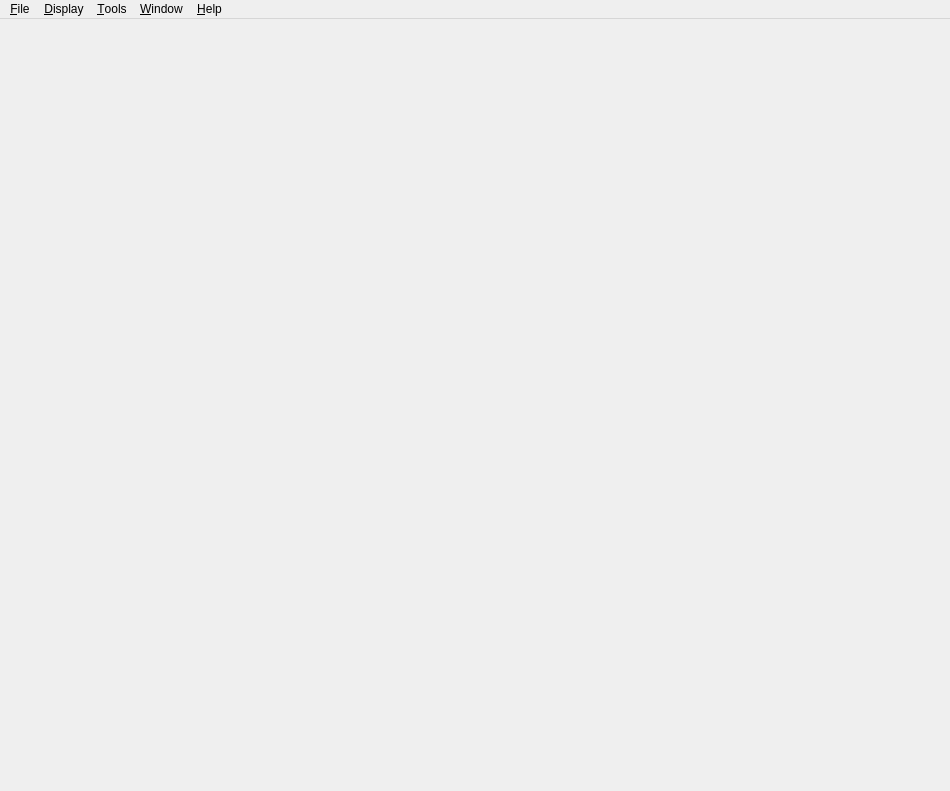
<?xml version="1.0" encoding="UTF-8"?>
<ui version="4.0">
 <class>Mayo::MainWindow</class>
 <widget class="QMainWindow" name="Mayo::MainWindow">
  <property name="geometry">
   <rect>
    <x>0</x>
    <y>0</y>
    <width>950</width>
    <height>791</height>
   </rect>
  </property>
  <property name="windowTitle">
   <string>Mayo</string>
  </property>
  <widget class="QWidget" name="centralWidget">
   <layout class="QVBoxLayout" name="verticalLayout_4">
    <property name="spacing">
     <number>0</number>
    </property>
    <property name="leftMargin">
     <number>0</number>
    </property>
    <property name="topMargin">
     <number>0</number>
    </property>
    <property name="rightMargin">
     <number>0</number>
    </property>
    <property name="bottomMargin">
     <number>0</number>
    </property>
    <item>
     <widget class="QStackedWidget" name="stack_Main">
      <property name="currentIndex">
       <number>0</number>
      </property>
      <widget class="QWidget" name="page_MainHome">
       <layout class="QVBoxLayout" name="verticalLayout_8">
        <property name="spacing">
         <number>20</number>
        </property>
        <item>
         <widget class="QWidget" name="widget_MainHome" native="true">
          <layout class="QVBoxLayout" name="verticalLayout_9">
           <property name="leftMargin">
            <number>0</number>
           </property>
           <property name="topMargin">
            <number>0</number>
           </property>
           <property name="rightMargin">
            <number>0</number>
           </property>
           <property name="bottomMargin">
            <number>0</number>
           </property>
           <item>
            <widget class="QLabel" name="label_AppIcon">
             <property name="text">
              <string/>
             </property>
             <property name="pixmap">
              <pixmap resource="../../mayo.qrc">:/images/appicon_128.png</pixmap>
             </property>
             <property name="alignment">
              <set>Qt::AlignHCenter|Qt::AlignTop</set>
             </property>
            </widget>
           </item>
           <item>
            <spacer name="verticalSpacer">
             <property name="orientation">
              <enum>Qt::Vertical</enum>
             </property>
             <property name="sizeType">
              <enum>QSizePolicy::Fixed</enum>
             </property>
             <property name="sizeHint" stdset="0">
              <size>
               <width>20</width>
               <height>40</height>
              </size>
             </property>
            </spacer>
           </item>
           <item>
            <widget class="WidgetHomeFiles" name="widget_HomeFiles" native="true"/>
           </item>
          </layout>
         </widget>
        </item>
       </layout>
      </widget>
      <widget class="QWidget" name="page_MainControl">
       <layout class="QVBoxLayout" name="verticalLayout_7">
        <property name="leftMargin">
         <number>0</number>
        </property>
        <property name="topMargin">
         <number>0</number>
        </property>
        <property name="rightMargin">
         <number>0</number>
        </property>
        <property name="bottomMargin">
         <number>0</number>
        </property>
        <item>
         <widget class="QSplitter" name="splitter_Main">
          <property name="orientation">
           <enum>Qt::Horizontal</enum>
          </property>
          <property name="childrenCollapsible">
           <bool>false</bool>
          </property>
          <widget class="QWidget" name="widget_Left" native="true">
           <layout class="QHBoxLayout" name="horizontalLayout_3">
            <property name="spacing">
             <number>0</number>
            </property>
            <property name="leftMargin">
             <number>0</number>
            </property>
            <property name="topMargin">
             <number>0</number>
            </property>
            <property name="rightMargin">
             <number>0</number>
            </property>
            <property name="bottomMargin">
             <number>0</number>
            </property>
            <item>
             <widget class="QWidget" name="widget_LeftContents" native="true">
              <layout class="QVBoxLayout" name="verticalLayout_5">
               <property name="spacing">
                <number>0</number>
               </property>
               <property name="leftMargin">
                <number>0</number>
               </property>
               <property name="topMargin">
                <number>0</number>
               </property>
               <property name="rightMargin">
                <number>0</number>
               </property>
               <property name="bottomMargin">
                <number>0</number>
               </property>
               <item>
                <widget class="QWidget" name="widget_LeftHeader" native="true">
                 <layout class="QHBoxLayout" name="Layout_WidgetLeftHeader">
                  <property name="spacing">
                   <number>1</number>
                  </property>
                  <property name="leftMargin">
                   <number>0</number>
                  </property>
                  <property name="topMargin">
                   <number>0</number>
                  </property>
                  <property name="rightMargin">
                   <number>4</number>
                  </property>
                  <property name="bottomMargin">
                   <number>0</number>
                  </property>
                  <item>
                   <widget class="QComboBox" name="combo_LeftContents">
                    <property name="sizePolicy">
                     <sizepolicy hsizetype="Preferred" vsizetype="Fixed">
                      <horstretch>1</horstretch>
                      <verstretch>0</verstretch>
                     </sizepolicy>
                    </property>
                    <property name="minimumSize">
                     <size>
                      <width>0</width>
                      <height>22</height>
                     </size>
                    </property>
                    <item>
                     <property name="text">
                      <string>Model tree</string>
                     </property>
                    </item>
                    <item>
                     <property name="text">
                      <string>Opened documents</string>
                     </property>
                    </item>
                    <item>
                     <property name="text">
                      <string>File system</string>
                     </property>
                    </item>
                   </widget>
                  </item>
                  <item>
                   <widget class="Line" name="line_SeparatorComboLeftContents">
                    <property name="frameShadow">
                     <enum>QFrame::Plain</enum>
                    </property>
                    <property name="orientation">
                     <enum>Qt::Vertical</enum>
                    </property>
                   </widget>
                  </item>
                  <item>
                   <widget class="QToolButton" name="btn_CloseLeftSideBar">
                    <property name="toolTip">
                     <string>Close Left Side Bar</string>
                    </property>
                    <property name="icon">
                     <iconset>
                      <normaloff>:/images/themes/classic/left-arrow-cross_16.png</normaloff>:/images/themes/classic/left-arrow-cross_16.png</iconset>
                    </property>
                    <property name="autoRaise">
                     <bool>true</bool>
                    </property>
                   </widget>
                  </item>
                 </layout>
                </widget>
               </item>
               <item>
                <widget class="QStackedWidget" name="stack_LeftContents">
                 <property name="currentIndex">
                  <number>0</number>
                 </property>
                 <widget class="QWidget" name="page_ModelTree">
                  <layout class="QVBoxLayout" name="verticalLayout_2">
                   <property name="leftMargin">
                    <number>0</number>
                   </property>
                   <property name="topMargin">
                    <number>0</number>
                   </property>
                   <property name="rightMargin">
                    <number>0</number>
                   </property>
                   <property name="bottomMargin">
                    <number>0</number>
                   </property>
                   <item>
                    <widget class="QSplitter" name="splitter_ModelTree">
                     <property name="orientation">
                      <enum>Qt::Vertical</enum>
                     </property>
                     <widget class="WidgetModelTree" name="widget_ModelTree" native="true">
                      <property name="sizePolicy">
                       <sizepolicy hsizetype="Preferred" vsizetype="Preferred">
                        <horstretch>0</horstretch>
                        <verstretch>1</verstretch>
                       </sizepolicy>
                      </property>
                     </widget>
                     <widget class="WidgetPropertiesEditor" name="widget_Properties" native="true"/>
                    </widget>
                   </item>
                  </layout>
                 </widget>
                 <widget class="QWidget" name="page_OpenedDocuments">
                  <layout class="QVBoxLayout" name="verticalLayout_6">
                   <property name="leftMargin">
                    <number>0</number>
                   </property>
                   <property name="topMargin">
                    <number>0</number>
                   </property>
                   <property name="rightMargin">
                    <number>0</number>
                   </property>
                   <property name="bottomMargin">
                    <number>0</number>
                   </property>
                   <item>
                    <widget class="QListView" name="listView_OpenedDocuments">
                     <property name="horizontalScrollBarPolicy">
                      <enum>Qt::ScrollBarAlwaysOff</enum>
                     </property>
                     <property name="editTriggers">
                      <set>QAbstractItemView::NoEditTriggers</set>
                     </property>
                     <property name="textElideMode">
                      <enum>Qt::ElideMiddle</enum>
                     </property>
                    </widget>
                   </item>
                  </layout>
                 </widget>
                 <widget class="QWidget" name="page_FileSystem">
                  <layout class="QVBoxLayout" name="verticalLayout_3">
                   <property name="leftMargin">
                    <number>0</number>
                   </property>
                   <property name="topMargin">
                    <number>0</number>
                   </property>
                   <property name="rightMargin">
                    <number>0</number>
                   </property>
                   <property name="bottomMargin">
                    <number>0</number>
                   </property>
                   <item>
                    <widget class="WidgetFileSystem" name="widget_FileSystem" native="true"/>
                   </item>
                  </layout>
                 </widget>
                </widget>
               </item>
              </layout>
             </widget>
            </item>
           </layout>
          </widget>
          <widget class="QWidget" name="widget_Right" native="true">
           <layout class="QVBoxLayout" name="verticalLayout">
            <property name="spacing">
             <number>0</number>
            </property>
            <property name="leftMargin">
             <number>1</number>
            </property>
            <property name="topMargin">
             <number>0</number>
            </property>
            <property name="rightMargin">
             <number>0</number>
            </property>
            <property name="bottomMargin">
             <number>1</number>
            </property>
            <item>
             <widget class="QWidget" name="widget_ControlGuiDocuments" native="true">
              <layout class="QHBoxLayout" name="horizontalLayout">
               <property name="spacing">
                <number>1</number>
               </property>
               <property name="leftMargin">
                <number>2</number>
               </property>
               <property name="topMargin">
                <number>0</number>
               </property>
               <property name="rightMargin">
                <number>0</number>
               </property>
               <property name="bottomMargin">
                <number>0</number>
               </property>
               <item>
                <widget class="QToolButton" name="btn_PreviousGuiDocument">
                 <property name="icon">
                  <iconset>
                   <normaloff>:/images/themes/classic/back_32.png</normaloff>:/images/themes/classic/back_32.png</iconset>
                 </property>
                 <property name="iconSize">
                  <size>
                   <width>12</width>
                   <height>12</height>
                  </size>
                 </property>
                 <property name="autoRaise">
                  <bool>true</bool>
                 </property>
                </widget>
               </item>
               <item>
                <widget class="QToolButton" name="btn_NextGuiDocument">
                 <property name="icon">
                  <iconset>
                   <normaloff>:/images/themes/classic/next_32.png</normaloff>:/images/themes/classic/next_32.png</iconset>
                 </property>
                 <property name="iconSize">
                  <size>
                   <width>12</width>
                   <height>12</height>
                  </size>
                 </property>
                 <property name="autoRaise">
                  <bool>true</bool>
                 </property>
                </widget>
               </item>
               <item>
                <widget class="QComboBox" name="combo_GuiDocuments">
                 <property name="minimumSize">
                  <size>
                   <width>0</width>
                   <height>22</height>
                  </size>
                 </property>
                 <property name="sizeAdjustPolicy">
                  <enum>QComboBox::AdjustToContents</enum>
                 </property>
                </widget>
               </item>
               <item>
                <widget class="Line" name="line">
                 <property name="frameShadow">
                  <enum>QFrame::Plain</enum>
                 </property>
                 <property name="orientation">
                  <enum>Qt::Vertical</enum>
                 </property>
                </widget>
               </item>
               <item>
                <widget class="QToolButton" name="btn_CloseGuiDocument">
                 <property name="icon">
                  <iconset>
                   <normaloff>:/images/themes/classic/cross_32.png</normaloff>:/images/themes/classic/cross_32.png</iconset>
                 </property>
                 <property name="iconSize">
                  <size>
                   <width>12</width>
                   <height>12</height>
                  </size>
                 </property>
                 <property name="autoRaise">
                  <bool>true</bool>
                 </property>
                </widget>
               </item>
               <item>
                <widget class="Line" name="line_2">
                 <property name="frameShadow">
                  <enum>QFrame::Plain</enum>
                 </property>
                 <property name="orientation">
                  <enum>Qt::Vertical</enum>
                 </property>
                </widget>
               </item>
               <item>
                <widget class="QWidget" name="widget_Spacer" native="true">
                 <property name="sizePolicy">
                  <sizepolicy hsizetype="Preferred" vsizetype="Preferred">
                   <horstretch>1</horstretch>
                   <verstretch>0</verstretch>
                  </sizepolicy>
                 </property>
                </widget>
               </item>
               <item>
                <widget class="QWidget" name="widget_MouseCoords" native="true">
                 <layout class="QHBoxLayout" name="horizontalLayout_7">
                  <property name="leftMargin">
                   <number>0</number>
                  </property>
                  <property name="topMargin">
                   <number>0</number>
                  </property>
                  <property name="rightMargin">
                   <number>0</number>
                  </property>
                  <property name="bottomMargin">
                   <number>0</number>
                  </property>
                  <item>
                   <layout class="QHBoxLayout" name="horizontalLayout_4">
                    <property name="spacing">
                     <number>0</number>
                    </property>
                    <item>
                     <widget class="QLabel" name="label_PosX">
                      <property name="text">
                       <string>X=</string>
                      </property>
                     </widget>
                    </item>
                    <item>
                     <widget class="QLabel" name="label_ValuePosX">
                      <property name="text">
                       <string>?</string>
                      </property>
                     </widget>
                    </item>
                   </layout>
                  </item>
                  <item>
                   <layout class="QHBoxLayout" name="horizontalLayout_5">
                    <property name="spacing">
                     <number>0</number>
                    </property>
                    <item>
                     <widget class="QLabel" name="label_PosY">
                      <property name="text">
                       <string>Y=</string>
                      </property>
                     </widget>
                    </item>
                    <item>
                     <widget class="QLabel" name="label_ValuePosY">
                      <property name="text">
                       <string>?</string>
                      </property>
                     </widget>
                    </item>
                   </layout>
                  </item>
                  <item>
                   <layout class="QHBoxLayout" name="horizontalLayout_6">
                    <property name="spacing">
                     <number>0</number>
                    </property>
                    <item>
                     <widget class="QLabel" name="label_PosZ">
                      <property name="text">
                       <string>Z=</string>
                      </property>
                     </widget>
                    </item>
                    <item>
                     <widget class="QLabel" name="label_ValuePosZ">
                      <property name="text">
                       <string>?</string>
                      </property>
                     </widget>
                    </item>
                   </layout>
                  </item>
                 </layout>
                </widget>
               </item>
              </layout>
             </widget>
            </item>
            <item>
             <widget class="QStackedWidget" name="stack_GuiDocuments">
              <property name="sizePolicy">
               <sizepolicy hsizetype="Expanding" vsizetype="Expanding">
                <horstretch>2</horstretch>
                <verstretch>0</verstretch>
               </sizepolicy>
              </property>
             </widget>
            </item>
           </layout>
          </widget>
         </widget>
        </item>
       </layout>
      </widget>
     </widget>
    </item>
   </layout>
  </widget>
  <widget class="QMenuBar" name="menuBar">
   <property name="geometry">
    <rect>
     <x>0</x>
     <y>0</y>
     <width>950</width>
     <height>22</height>
    </rect>
   </property>
   <widget class="QMenu" name="menu_File">
    <property name="title">
     <string>&amp;File</string>
    </property>
   </widget>
   <widget class="QMenu" name="menu_Help">
    <property name="title">
     <string>&amp;Help</string>
    </property>
    <addaction name="actionReportBug"/>
    <addaction name="separator"/>
    <addaction name="actionAboutMayo"/>
   </widget>
   <widget class="QMenu" name="menu_Options">
    <property name="title">
     <string>&amp;Tools</string>
    </property>
    <addaction name="actionSaveImageView"/>
    <addaction name="actionInspectXDE"/>
    <addaction name="separator"/>
    <addaction name="actionOptions"/>
   </widget>
   <widget class="QMenu" name="menu_Window">
    <property name="title">
     <string>&amp;Window</string>
    </property>
    <addaction name="actionToggleLeftSidebar"/>
    <addaction name="separator"/>
    <addaction name="actionPreviousDoc"/>
    <addaction name="actionNextDoc"/>
   </widget>
   <widget class="QMenu" name="menu_Display">
    <property name="title">
     <string>&amp;Display</string>
    </property>
    <widget class="QMenu" name="menu_Projection">
     <property name="title">
      <string>Projection</string>
     </property>
     <addaction name="actionProjectionOrthographic"/>
     <addaction name="actionProjectionPerspective"/>
    </widget>
    <addaction name="menu_Projection"/>
    <addaction name="actionDisplayMode"/>
    <addaction name="actionToggleOriginTrihedron"/>
    <addaction name="actionTogglePerformanceStats"/>
    <addaction name="separator"/>
    <addaction name="actionZoomIn"/>
    <addaction name="actionZoomOut"/>
   </widget>
   <addaction name="menu_File"/>
   <addaction name="menu_Display"/>
   <addaction name="menu_Options"/>
   <addaction name="menu_Window"/>
   <addaction name="menu_Help"/>
  </widget>
  <action name="actionAboutMayo">
   <property name="text">
    <string>About Mayo</string>
   </property>
  </action>
  <action name="actionReportBug">
   <property name="text">
    <string>Report Bug</string>
   </property>
  </action>
  <action name="actionOptions">
   <property name="text">
    <string>Options</string>
   </property>
  </action>
  <action name="actionSaveImageView">
   <property name="icon">
    <iconset>
     <normaloff>:/images/themes/classic/camera_32.png</normaloff>:/images/themes/classic/camera_32.png</iconset>
   </property>
   <property name="text">
    <string>Save View to Image</string>
   </property>
  </action>
  <action name="actionInspectXDE">
   <property name="text">
    <string>Inspect XDE</string>
   </property>
  </action>
  <action name="actionPreviousDoc">
   <property name="icon">
    <iconset>
     <normaloff>:/images/previous.png</normaloff>:/images/previous.png</iconset>
   </property>
   <property name="text">
    <string>Previous Document</string>
   </property>
   <property name="toolTip">
    <string>Previous Document</string>
   </property>
   <property name="shortcut">
    <string>Alt+Left</string>
   </property>
  </action>
  <action name="actionNextDoc">
   <property name="icon">
    <iconset>
     <normaloff>:/images/next.png</normaloff>:/images/next.png</iconset>
   </property>
   <property name="text">
    <string>Next Document</string>
   </property>
   <property name="toolTip">
    <string>Next Document</string>
   </property>
   <property name="shortcut">
    <string>Alt+Right</string>
   </property>
  </action>
  <action name="actionToggleLeftSidebar">
   <property name="checkable">
    <bool>true</bool>
   </property>
   <property name="icon">
    <iconset>
     <normaloff>:/images/themes/classic/left-sidebar_32.png</normaloff>:/images/themes/classic/left-sidebar_32.png</iconset>
   </property>
   <property name="text">
    <string>Show Left Sidebar</string>
   </property>
   <property name="toolTip">
    <string>Show/Hide Left Sidebar</string>
   </property>
   <property name="shortcut">
    <string>Alt+0</string>
   </property>
  </action>
  <action name="actionToggleOriginTrihedron">
   <property name="checkable">
    <bool>true</bool>
   </property>
   <property name="text">
    <string>Show Origin Trihedron</string>
   </property>
   <property name="toolTip">
    <string>Show/Hide Origin Trihedron</string>
   </property>
  </action>
  <action name="actionZoomIn">
   <property name="text">
    <string>Zoom In</string>
   </property>
   <property name="shortcut">
    <string>Ctrl++</string>
   </property>
  </action>
  <action name="actionZoomOut">
   <property name="text">
    <string>Zoom Out</string>
   </property>
   <property name="shortcut">
    <string>Ctrl+-</string>
   </property>
  </action>
  <action name="actionProjectionPerspective">
   <property name="checkable">
    <bool>true</bool>
   </property>
   <property name="text">
    <string>Perspective</string>
   </property>
  </action>
  <action name="actionProjectionOrthographic">
   <property name="checkable">
    <bool>true</bool>
   </property>
   <property name="text">
    <string>Orthographic</string>
   </property>
  </action>
  <action name="actionDisplayMode">
   <property name="text">
    <string>Mode</string>
   </property>
  </action>
  <action name="actionTogglePerformanceStats">
   <property name="checkable">
    <bool>true</bool>
   </property>
   <property name="text">
    <string>Show Performance Stats</string>
   </property>
   <property name="toolTip">
    <string>Show/Hide rendering performance statistics</string>
   </property>
  </action>
 </widget>
 <layoutdefault spacing="6" margin="11"/>
 <customwidgets>
  <customwidget>
   <class>WidgetModelTree</class>
   <extends>QWidget</extends>
   <header>widget_model_tree.h</header>
   <container>1</container>
  </customwidget>
  <customwidget>
   <class>WidgetFileSystem</class>
   <extends>QWidget</extends>
   <header>widget_file_system.h</header>
   <container>1</container>
  </customwidget>
  <customwidget>
   <class>WidgetPropertiesEditor</class>
   <extends>QWidget</extends>
   <header>widget_properties_editor.h</header>
   <container>1</container>
  </customwidget>
  <customwidget>
   <class>WidgetHomeFiles</class>
   <extends>QWidget</extends>
   <header>widget_home_files.h</header>
   <container>1</container>
  </customwidget>
 </customwidgets>
 <resources>
  <include location="../../mayo.qrc"/>
 </resources>
 <connections/>
</ui>
